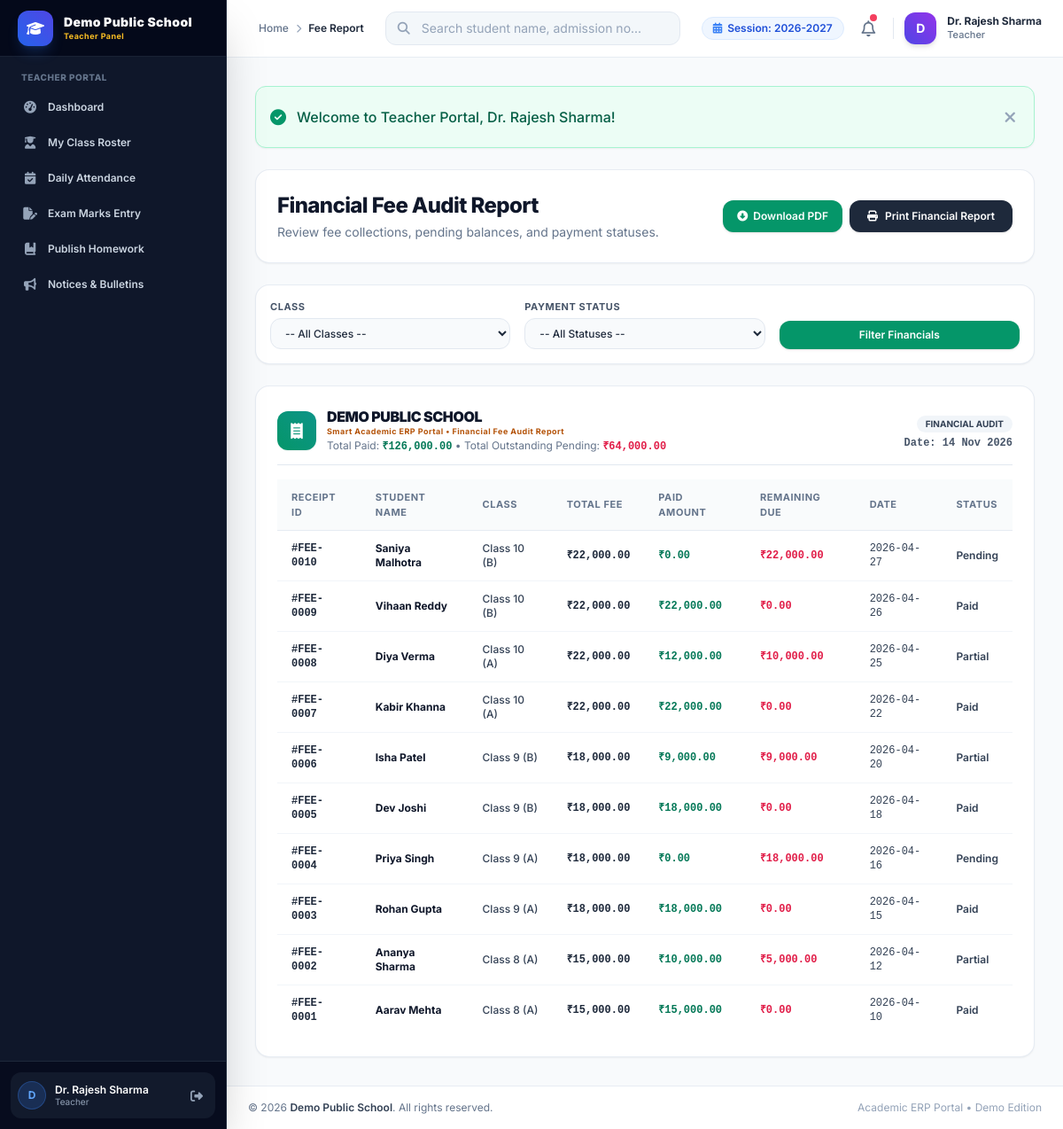
/admin/reports/fees.php (signed in), run on the app's committed database.
### tables this page shows
CREATE TABLE `school_settings` (
  `id` INT AUTO_INCREMENT PRIMARY KEY,
  `setting_key` VARCHAR(100) NOT NULL UNIQUE,
  `setting_value` TEXT DEFAULT NULL,
  `updated_at` DATETIME DEFAULT CURRENT_TIMESTAMP ON UPDATE CURRENT_TIMESTAMP
);

CREATE TABLE `fees` (
  `id` INT AUTO_INCREMENT PRIMARY KEY,
  `student_id` INT NOT NULL,
  `class_id` INT NOT NULL,
  `registration_fee` DECIMAL(10,2) DEFAULT 0.00,
  `admission_fee` DECIMAL(10,2) DEFAULT 0.00,
  `annual_fee` DECIMAL(10,2) DEFAULT 0.00,
  `tuition_fee` DECIMAL(10,2) DEFAULT 0.00,
  `library_fee` DECIMAL(10,2) DEFAULT 0.00,
  `computer_fee` DECIMAL(10,2) DEFAULT 0.00,
  `activity_fee` DECIMAL(10,2) DEFAULT 0.00,
  `magazine_fee` DECIMAL(10,2) DEFAULT 0.00,
  `exam_fee` DECIMAL(10,2) DEFAULT 0.00,
  `penalty_fee` DECIMAL(10,2) DEFAULT 0.00,
  `other_fee` DECIMAL(10,2) DEFAULT 0.00,
  `discount_amount` DECIMAL(10,2) DEFAULT 0.00,
  `fee_type` VARCHAR(50) DEFAULT 'Admission & Term',
  `total_amount` DECIMAL(10,2) NOT NULL,
  `paid_amount` DECIMAL(10,2) NOT NULL,
  `remaining_amount` DECIMAL(10,2) NOT NULL,
  `paid_months` VARCHAR(255) DEFAULT 'April, May',
  `payment_date` DATE NOT NULL,
  `payment_method` ENUM('Cash', 'UPI', 'Card', 'Bank Transfer', 'Cheque') DEFAULT 'Cash',
  `payment_status` ENUM('Paid', 'Partial', 'Pending') NOT NULL,
  `remarks` VARCHAR(255) DEFAULT NULL,
  `created_at` DATETIME DEFAULT CURRENT_TIMESTAMP,
  `updated_at` DATETIME DEFAULT CURRENT_TIMESTAMP ON UPDATE CURRENT_TIMESTAMP,
  FOREIGN KEY (`student_id`) REFERENCES `students`(`id`) ON DELETE CASCADE,
  FOREIGN KEY (`class_id`) REFERENCES `classes`(`id`) ON DELETE CASCADE
);

CREATE TABLE `students` (
  `id` INT AUTO_INCREMENT PRIMARY KEY,
  `admission_no` VARCHAR(30) NOT NULL UNIQUE,
  `password` VARCHAR(255) DEFAULT NULL,
  `first_name` VARCHAR(50) NOT NULL,
  `last_name` VARCHAR(50) NOT NULL,
  `father_name` VARCHAR(100) NOT NULL,
  `mother_name` VARCHAR(100) NOT NULL,
  `dob` DATE NOT NULL,
  `gender` ENUM('Male', 'Female', 'Other') NOT NULL,
  `class_id` INT NOT NULL,
  `section` VARCHAR(20) NOT NULL,
  `mobile` VARCHAR(20) NOT NULL,
  `email` VARCHAR(100) DEFAULT NULL,
  `address` TEXT,
  `admission_date` DATE NOT NULL,
  `photo` VARCHAR(255) DEFAULT NULL,
  `status` ENUM('Active', 'Inactive', 'Graduated') DEFAULT 'Active',
  `created_at` DATETIME DEFAULT CURRENT_TIMESTAMP,
  `updated_at` DATETIME DEFAULT CURRENT_TIMESTAMP ON UPDATE CURRENT_TIMESTAMP,
  FOREIGN KEY (`class_id`) REFERENCES `classes`(`id`) ON DELETE CASCADE
);

CREATE TABLE `classes` (
  `id` INT AUTO_INCREMENT PRIMARY KEY,
  `class_name` VARCHAR(50) NOT NULL,
  `section` VARCHAR(20) NOT NULL,
  `teacher_id` INT DEFAULT NULL,
  `room_number` VARCHAR(30) NOT NULL,
  `academic_session` VARCHAR(30) NOT NULL DEFAULT '2026-2027',
  `created_at` DATETIME DEFAULT CURRENT_TIMESTAMP,
  `updated_at` DATETIME DEFAULT CURRENT_TIMESTAMP ON UPDATE CURRENT_TIMESTAMP,
  FOREIGN KEY (`teacher_id`) REFERENCES `teachers`(`id`) ON DELETE SET NULL
);

### admin/reports/fees.php (the view, shortened to what the rows shown need)
<?php
require_once __DIR__ . '/../../includes/header.php';
try {
    $where = [];
    $params = [];
    $where_sql = !empty($where) ? "WHERE " . implode(" AND ", $where) : "";
    $sql = "SELECT f.*, s.first_name, s.last_name, s.admission_no, s.mobile, c.class_name, c.section
            FROM fees f
            JOIN students s ON f.student_id = s.id
            JOIN classes c ON f.class_id = c.id
            $where_sql
            ORDER BY f.id DESC";
    $stmt = $pdo->prepare($sql);
    $stmt->execute($params);
    $fees = $stmt->fetchAll();
    $tot_paid = 0;
    $tot_due = 0;
    foreach ($fees as $fee) {
        $tot_paid += $fee['paid_amount'];
        $tot_due += $fee['remaining_amount'];
    }
} catch (PDOException $e) {
    set_flash('error', 'Fee report error: ' . $e->getMessage());
    $fees = [];
    $tot_paid = $tot_due = 0;
}
?>
<div class="space-y-6">
    <div class="flex flex-col sm:flex-row sm:items-center justify-between gap-4 bg-white p-6 rounded-2xl border border-slate-200/80 shadow-sm no-print">
        <div>
            <h1 class="text-2xl font-extrabold text-slate-900 tracking-tight">Financial Fee Audit Report</h1>
        </div>
    </div>
    <div id="fee-report-printable-card" class="bg-white rounded-2xl border border-slate-200/80 shadow-sm p-6 overflow-hidden">
        <div class="mb-4 pb-3 border-b border-slate-200 flex justify-between items-center gap-4">
            <div class="flex items-center space-x-3">
                <div>
                    <h2 class="text-base font-black text-slate-900 tracking-tight uppercase leading-tight"><?= e(get_school_name()) ?></h2>
                    <p class="text-[9px] font-bold text-amber-700 tracking-wider"><?= e(get_school_tagline()) ?> &bull; Financial Fee Audit Report</p>
                    <p class="text-xs text-slate-500 mt-0.5">
                        Total Paid: <span class="font-mono font-bold text-emerald-700">₹<?= number_format($tot_paid, 2) ?></span> &bull;
                        Total Outstanding Pending: <span class="font-mono font-bold text-rose-600">₹<?= number_format($tot_due, 2) ?></span>
                    </p>
                </div>
            </div>
        </div>
        <div class="overflow-x-auto">
            <table class="w-full text-left border-collapse">
                <thead>
                    <tr class="bg-slate-50/80 border-b border-slate-200/80 text-[11px] font-bold text-slate-500 uppercase tracking-wider">
                        <th class="py-3 px-4">Receipt ID</th>
                        <th class="py-3 px-4">Student Name</th>
                        <th class="py-3 px-4">Class</th>
                        <th class="py-3 px-4">Total Fee</th>
                        <th class="py-3 px-4">Paid Amount</th>
                        <th class="py-3 px-4">Remaining Due</th>
                        <th class="py-3 px-4">Date</th>
                        <th class="py-3 px-4">Status</th>
                    </tr>
                </thead>
                <tbody class="divide-y divide-slate-100 text-xs font-medium text-slate-700">
                    <?php if (empty($fees)): ?>
                        <tr>
                            <td colspan="8" class="py-8 text-center text-slate-400">No fee ledger records found matching filters.</td>
                        </tr>
                    <?php else: ?>
                        <?php foreach ($fees as $f): ?>
                            <tr class="hover:bg-slate-50 transition-colors">
                                <td class="py-3 px-4 font-mono font-bold text-slate-800">#FEE-<?= str_pad($f['id'], 4, '0', STR_PAD_LEFT) ?></td>
                                <td class="py-3 px-4 font-bold text-slate-900"><?= e($f['first_name'] . ' ' . $f['last_name']) ?></td>
                                <td class="py-3 px-4"><?= e($f['class_name']) ?> (<?= e($f['section']) ?>)</td>
                                <td class="py-3 px-4 font-mono font-bold text-slate-800">₹<?= number_format($f['total_amount'], 2) ?></td>
                                <td class="py-3 px-4 font-mono font-bold text-emerald-700">₹<?= number_format($f['paid_amount'], 2) ?></td>
                                <td class="py-3 px-4 font-mono font-bold text-rose-600">₹<?= number_format($f['remaining_amount'], 2) ?></td>
                                <td class="py-3 px-4 font-mono"><?= e($f['payment_date']) ?></td>
                                <td class="py-3 px-4 font-semibold"><?= e($f['payment_status']) ?></td>
                            </tr>
                        <?php endforeach; ?>
                    <?php endif; ?>
                </tbody>
            </table>
        </div>
    </div>
</div>
<?php require_once __DIR__ . '/../../includes/footer.php'; ?>

### includes/sidebar.php (shortened to what the rows shown need)
<?php
if (is_admin()) {
    $dash_url = base_url('admin/dashboard.php');
    $role_badge = 'Admin Panel';
    $role_label = 'Administrator';
} elseif (is_accountant()) {
    $dash_url = base_url('admin/accounts/index.php');
    $role_badge = 'Accounts Dept';
    $role_label = 'Accountant';
} elseif (is_teacher()) {
    $dash_url = base_url('teacher/dashboard.php');
    $role_badge = 'Teacher Panel';
} else {
    $dash_url = base_url('student/dashboard.php');
    $role_badge = 'Student & Parent';
    $role_label = 'Student / Parent';
}
?>
<aside id="sidebar" class="fixed inset-y-0 left-0 z-50 w-64 bg-slate-900 text-slate-300 transform -translate-x-full md:translate-x-0 md:static md:inset-0 transition-transform duration-300 ease-in-out flex flex-col justify-between shadow-2xl border-r border-slate-800 no-print">
    <div>
        <div class="h-16 flex items-center justify-between px-5 bg-slate-950/80 border-b border-slate-800/80">
            <a href="<?= $dash_url ?>" class="flex items-center space-x-3 group">
                <div class="overflow-hidden">
                    <span class="font-black text-sm text-white tracking-wide block leading-tight truncate"><?= e(get_school_name()) ?></span>
                    <span class="text-[9px] text-amber-400 font-bold tracking-wider block truncate"><?= e($role_badge) ?></span>
                </div>
            </a>
        </div>
    </div>
</aside>

### includes/navbar.php (shortened to what the rows shown need)
<?php
$current_academic_session = get_school_setting('academic_session', '2026-2027');
?>
<header class="sticky top-0 z-30 bg-white/90 backdrop-blur-md border-b border-slate-200/80 no-print">
    <div class="flex items-center justify-between h-16 px-4 md:px-6">
        <div class="flex items-center space-x-3">
            <div class="hidden lg:flex items-center space-x-1.5 px-3 py-1 bg-blue-50 text-blue-700 rounded-full text-xs font-semibold border border-blue-100">
                <i class="fa-solid fa-calendar-days text-blue-500"></i>
                <span>Session: <?= e($current_academic_session) ?></span>
            </div>
        </div>
    </div>
</header>

### includes/footer.php (shortened to what the rows shown need)
            </main>
            <footer class="bg-white border-t border-slate-200/80 py-4 px-6 mt-auto text-center text-xs text-slate-500 flex flex-col sm:flex-row items-center justify-between no-print">
                <p>&copy; <?= date('Y') ?> <span class="font-semibold text-slate-700"><?= e(get_school_name()) ?></span>. All rights reserved.</p>
            </footer>
        </div>
    </div>
</body>
</html>

### data on the page
school_settings: setting_value "Demo Public School", setting_value "DEMO PUBLIC SCHOOL"
school_settings: setting_value "2026-2027"
school_settings: setting_value "Smart Academic ERP Portal"
fees: id "0010", student.last_name "Saniya Malhotra", class.class_name "Class 10", class.section "B", total_amount "22,000.00", paid_amount "0.00", remaining_amount "22,000.00", payment_date "2026-04-27", payment_status "Pending"
fees: id "0009", student.last_name "Vihaan Reddy", class.class_name "Class 10", class.section "B", total_amount "22,000.00", paid_amount "22,000.00", remaining_amount "0.00", payment_date "2026-04-26", payment_status "Paid"
fees: id "0008", student.last_name "Diya Verma", class.class_name "Class 10", class.section "A", total_amount "22,000.00", paid_amount "12,000.00", remaining_amount "10,000.00", payment_date "2026-04-25", payment_status "Partial"
fees: id "0007", student.last_name "Kabir Khanna", class.class_name "Class 10", class.section "A", total_amount "22,000.00", paid_amount "22,000.00", remaining_amount "0.00", payment_date "2026-04-22", payment_status "Paid"
fees: id "0006", student.last_name "Isha Patel", class.class_name "Class 9", class.section "B", total_amount "18,000.00", paid_amount "9,000.00", remaining_amount "9,000.00", payment_date "2026-04-20", payment_status "Partial"
fees: id "0005", student.last_name "Dev Joshi", class.class_name "Class 9", class.section "B", total_amount "18,000.00", paid_amount "18,000.00", remaining_amount "0.00", payment_date "2026-04-18", payment_status "Paid"
fees: id "0004", student.last_name "Priya Singh", class.class_name "Class 9", class.section "A", total_amount "18,000.00", paid_amount "0.00", remaining_amount "18,000.00", payment_date "2026-04-16", payment_status "Pending"
fees: id "0003", student.last_name "Rohan Gupta", class.class_name "Class 9", class.section "A", total_amount "18,000.00", paid_amount "18,000.00", remaining_amount "0.00", payment_date "2026-04-15", payment_status "Paid"
fees: id "0002", student.last_name "Ananya Sharma", class.class_name "Class 8", class.section "A", total_amount "15,000.00", paid_amount "10,000.00", remaining_amount "5,000.00", payment_date "2026-04-12", payment_status "Partial"
fees: id "0001", student.last_name "Aarav Mehta", class.class_name "Class 8", class.section "A", total_amount "15,000.00", paid_amount "15,000.00", remaining_amount "0.00", payment_date "2026-04-10", payment_status "Paid"

### other printed values
$role_badge "Teacher Panel"
substr($_SESSION['full_name'] ?? 'U', 0, 1) "D"
$_SESSION['full_name'] "Dr. Rajesh Sharma"
$role_label "Teacher"
$page_title "Fee Report"
$nav_role_title "Teacher"
$flash['text'] "Welcome to Teacher Portal, Dr. Rajesh Sharma!"
$tot_paid "126,000.00"
$tot_due "64,000.00"
